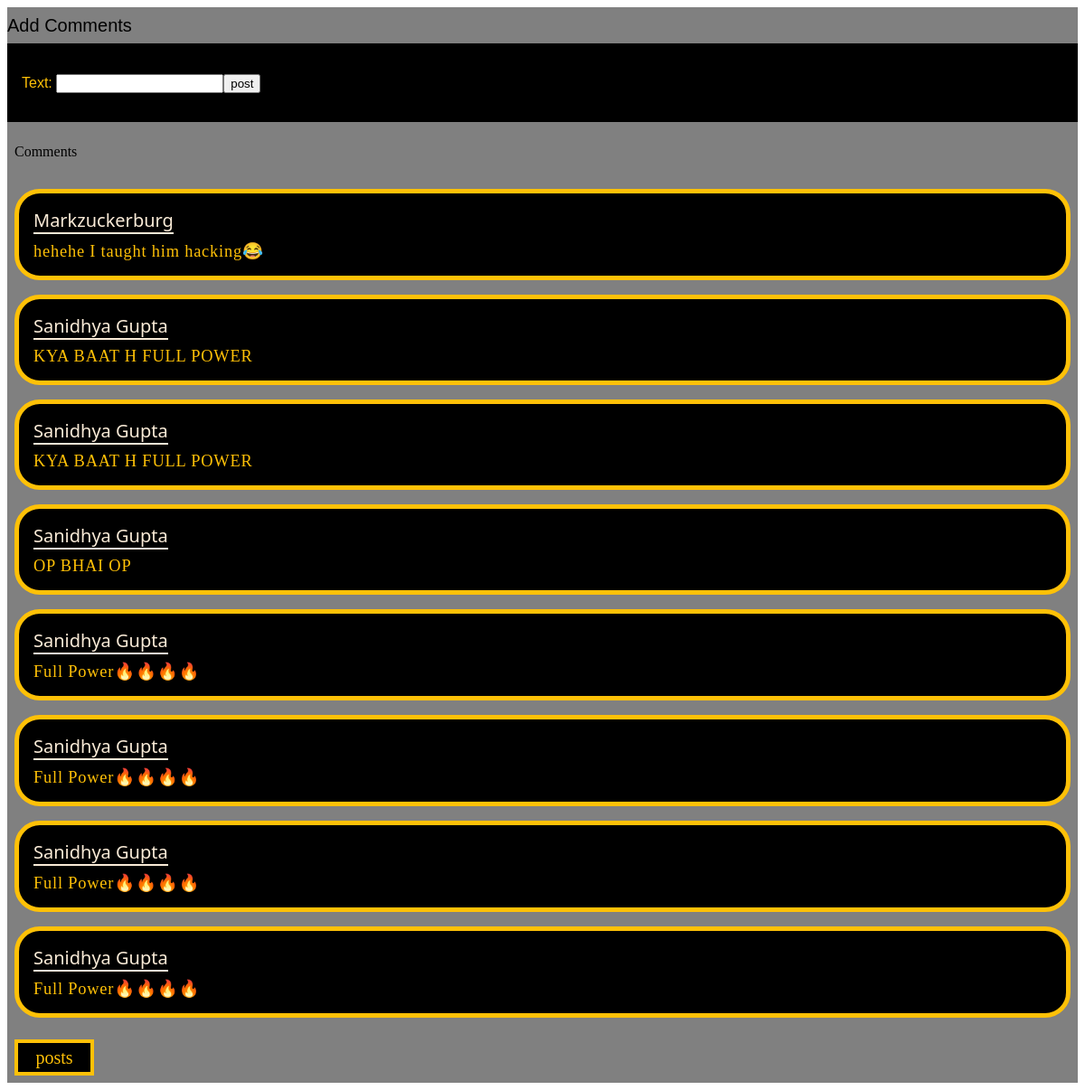
Page /visit/cmt7 on the committed database.
### feed/models.py (models this page shows, shortened)
class comments(models.Model):
    post=models.ForeignKey(post,on_delete=models.CASCADE)
    author=models.EmailField(default="sanidhya738@gmail.com")
    like=models.BooleanField(default=False)
    text=models.CharField(max_length=100)
    time=models.TimeField()
    date=models.DateField()

### feed/views.py (the view)
# urls.py: path("cmt<int:id>" ,views.cmnt,name="userprofile"),
def cmnt(response,id):
    cmts=comments.objects.filter(post=id).order_by('-id')
    if response.method=='POST':
        form=comment(response.POST)
        if form.is_valid():
            text=form.cleaned_data["text"]
            time=datetime.now().time()
            date=datetime.now().date()
            pt=post.objects.get(id=id)
            cm=comments.objects.create(post=pt,author=response.user.name,text=text,time=time,date=date)
            cm.save()
    else:
        form=comment()
    b=False
    if len(cmts)==0:
        b=False
    else:
        b=True
    return render(response,'feed/comments.html',{"form":form,"comments":cmts,"check":b,})

### feed/forms.py
class comment(forms.Form):
    text=forms.CharField(max_length=200)

### feed/templates/feed/comments.html (shortened to what this page needs)
<!DOCTYPE html>
<html lang="en">
<head>
</head>
<body>
    <div id="cmtfrm">
        <label for="cmt_for" id="cmtfrmlbl">Add Comments</label>
        <form method="post" id="cmt_for">
            {{form.as_p}}
            <button type="submit">post</button>
        </form>
    </div>
<div id="comments">
    {% if check is True %}
    <p id=" cmthd">Comments</p>
    {% for cmt in comments %}
    <div class="cts">
    <a id="sender" href="/visit/{{cmt.author.id}}" >{{cmt.author}}</a>
        <div id="txt">{{cmt.text}}</div>
    </div>
    {% endfor %}
    {% else %}
    <h1>NO COMMENTS YET</h1>
    {% endif %}
    <a href="/visit/profile" id="revert">posts</a>
</div>
</body>
</html>

### feed/templates/feed/comments.html (style rules this page uses)
#cmtfrm { background-color: grey; font-family: sans-serif; }
#cmtfrmlbl { background-color: grey; font-weight: 1700; font-size: 2.5vh; height: 5vh; font-family: sans-serif; display: flex; align-items: center; border-bottom: 2px solid black; }
#cmt_for { background-color: black; color: #FFC107; display: flex; align-items: center; justify-content: flex-start; padding: 2vh; }
#comments { background-color: grey; height: max-content; display: grid; grid-template-columns: 12fr; grid-template-rows: max-content; padding: 1vh; grid-gap:2vh; }
.cts { background-color: black; border: 5px solid #FFC107; height: fit-content; display: flex; flex-direction: column; align-items: flex-start; justify-content: space-evenly; padding: 2vh; border-radius: 3.5vh; }
#sender { font-size: 2.5vh; font-family: system-ui; color: antiquewhite; margin-bottom: 1vh; border-bottom: 2px solid antiquewhite; text-decoration: none; }
#txt { color: #FFC107; font-size: 2.3vh; letter-spacing: 0.1vh; height: max-content; }
#revert { background-color: black; color: #FFC107; margin-top: 1vh; height: 4vh; width: 10vh; display: flex; align-items: center; justify-content: center; text-decoration: none; font-size: 2.5vh; border: 4px solid #FFC107; }

### rows in the picture
comments: author "Markzuckerburg", text "hehehe I taught him hacking😂"
comments: author "Sanidhya Gupta", text "KYA BAAT H FULL POWER"
comments: author "Sanidhya Gupta", text "KYA BAAT H FULL POWER"
comments: author "Sanidhya Gupta", text "OP BHAI OP"
comments: author "Sanidhya Gupta", text "Full Power🔥🔥🔥🔥"
comments: author "Sanidhya Gupta", text "Full Power🔥🔥🔥🔥"
comments: author "Sanidhya Gupta", text "Full Power🔥🔥🔥🔥"
comments: author "Sanidhya Gupta", text "Full Power🔥🔥🔥🔥"
